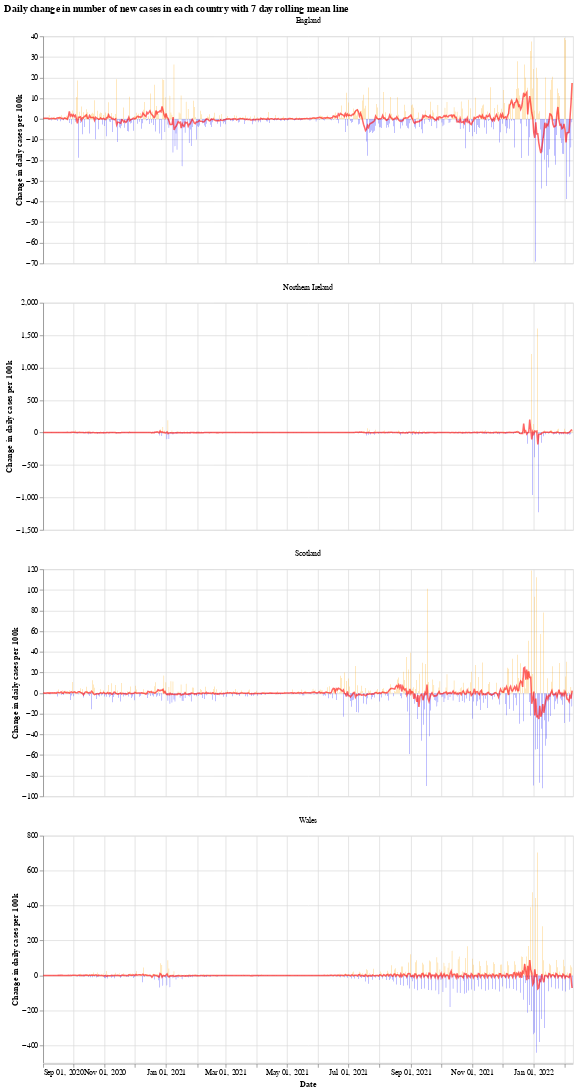

Here is the notebook cell this chart was saved with:
### Markdown cell above
We will use the Python library `Altair` for visualising the data, see the [altair docs](https://altair-viz.github.io/) for more information.

First we have a graph which shows the daily change in the number of new cases for each country. This number jumps up and down all over the place, which is likely due to delay in reporting of new cases over the weekend. Another interesting thing is that it looks like the daily cases in Wales experienced a much shorter period of calm over the summer (calm in the sense of daily cases not jumping up and down).

The orange bars are days when the number of new cases (per 100k population) was more than the previous day, while the blue are days when the number of new cases dropped. The red line is the 7 day moving average. 

When the moving average line is below 0, it means that there is a consistent drop in new cases. We can see this clearly happening around the times that lockdowns were introduced (though, to varying degrees). I will update the graphs soon with a marker of when each lockdown started.

### Code cell
# collapse
import altair as alt

bars = alt.Chart(uk_cases).mark_bar().encode(
    x=alt.X("yearmonthdate(date):T", axis=alt.Axis(title='Date')),
    y=alt.Y("casesChangeRate:Q", axis=alt.Axis(title='Change in daily cases per 100k')),
    tooltip='casesChange',
    color=alt.condition(
        alt.datum.casesChangeRate > 0,
        alt.value("orange"),  # The positive color
        alt.value("blue")  # The negative color
    )
).properties(title='Daily change in number of new cases with 7 day rolling mean',width=700).interactive()

line = alt.Chart(uk_cases).mark_line(
    color='red',
    size=2,
    opacity=0.6
).transform_window(
    rolling_mean='mean(casesChangeRate)',
    frame=[0, 7],
    groupby=['areaName']
).encode(
    x='yearmonthdate(date):T',
    y='rolling_mean:Q'
)

alt.layer(bars, line, data=uk_cases).facet(alt.Column(
    'areaName', title=''), columns=1).resolve_scale(y='independent').properties(title='Daily change in number of new cases in each country with 7 day rolling mean line')

### Figure 1 — Vega-Lite specification as saved in the notebook (floating-point values rounded to 4 significant figures; data arrays with more than 128 entries replaced by an {"elided": "..."} marker saying what was removed)
{"config": {"view": {"continuousWidth": 400, "continuousHeight": 300}}, "data": {"name": "data-607cfed16cd1812926abd22227a0d2f9"}, "facet": {"type": "nominal", "field": "areaName", "title": ""}, "spec": {"layer": [{"mark": "bar", "encoding": {"color": {"condition": {"value": "orange", "test": "(datum.casesChangeRate > 0)"}, "value": "blue"}, "tooltip": {"type": "quantitative", "field": "casesChange"}, "x": {"type": "temporal", "axis": {"title": "Date"}, "field": "date", "timeUnit": "yearmonthdate"}, "y": {"type": "quantitative", "axis": {"title": "Change in daily cases per 100k"}, "field": "casesChangeRate"}}, "selection": {"selector001": {"type": "interval", "bind": "scales", "encodings": ["x", "y"]}}, "title": "Daily change in number of new cases with 7 day rolling mean", "width": 700}, {"mark": {"type": "line", "color": "red", "opacity": 0.6, "size": 2}, "encoding": {"x": {"type": "temporal", "field": "date", "timeUnit": "yearmonthdate"}, "y": {"type": "quantitative", "field": "rolling_mean"}}, "transform": [{"window": [{"op": "mean", "field": "casesChangeRate", "as": "rolling_mean"}], "frame": [0, 7], "groupby": ["areaName"]}]}]}, "columns": 1, "resolve": {"scale": {"y": "independent"}}, "title": "Daily change in number of new cases in each country with 7 day rolling mean line", "$schema": "https://vega.github.io/schema/vega-lite/v4.8.1.json", "datasets": {"data-607cfed16cd1812926abd22227a0d2f9": {"elided": "2104 records"}}}
